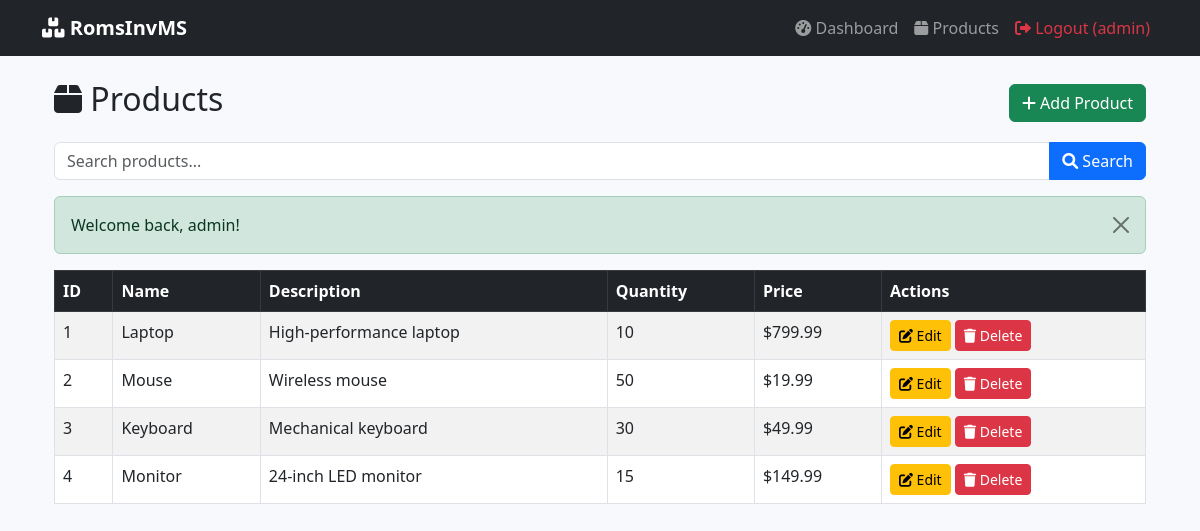
The page /products/index.php (signed in) on the database its author committed.
### tables this page shows
CREATE TABLE IF NOT EXISTS products (
    id INT AUTO_INCREMENT PRIMARY KEY,
    name VARCHAR(100) NOT NULL,
    description TEXT,
    quantity INT NOT NULL DEFAULT 0,
    price DECIMAL(10,2) NOT NULL DEFAULT 0.00,
    created_at TIMESTAMP DEFAULT CURRENT_TIMESTAMP,
    updated_at TIMESTAMP DEFAULT CURRENT_TIMESTAMP ON UPDATE CURRENT_TIMESTAMP
);

### products/index.php (the view, shortened to what this page needs)
<?php
require_once '../config/database.php';
require_once '../includes/auth.php';
$search = isset($_GET['search']) ? trim($_GET['search']) : '';
if ($search) {
    $stmt = $pdo->prepare("SELECT * FROM products WHERE name LIKE ? OR description LIKE ? ORDER BY created_at DESC");
    $stmt->execute(["%$search%", "%$search%"]);
} else {
    $stmt = $pdo->query("SELECT * FROM products ORDER BY created_at DESC");
}
$products = $stmt->fetchAll();
?>
<?php include '../includes/header.php'; ?>
<div class="container">
    <div class="d-flex justify-content-between align-items-center mb-3">
        <h2><i class="fas fa-box"></i> Products</h2>
        <a href="create.php" class="btn btn-success"><i class="fas fa-plus"></i> Add Product</a>
    </div>
    <form method="GET" class="mb-3">
        <div class="input-group">
            <input type="text" name="search" class="form-control" placeholder="Search products..." value="<?= htmlspecialchars($search) ?>">
            <button class="btn btn-primary" type="submit"><i class="fas fa-search"></i> Search</button>
        </div>
    </form>
    <?php if(count($products) > 0): ?>
        <div class="table-responsive">
            <table class="table table-bordered table-striped">
                <thead class="table-dark">
                    <tr>
                        <th>ID</th><th>Name</th><th>Description</th><th>Quantity</th><th>Price</th><th>Actions</th>
                    </tr>
                </thead>
                <tbody>
                    <?php foreach($products as $product): ?>
                    <tr>
                        <td><?= $product['id'] ?> </td>
                        <td><?= htmlspecialchars($product['name']) ?> </td>
                        <td><?= htmlspecialchars($product['description']) ?> </td>
                        <td class="<?= $product['quantity'] < 5 ? 'text-danger fw-bold' : '' ?>"><?= $product['quantity'] ?> </td>
                        <td>$<?= number_format($product['price'], 2) ?> </td>
                        <td>
                            <a href="edit.php?id=<?= $product['id'] ?>" class="btn btn-sm btn-warning"><i class="fas fa-edit"></i> Edit</a>
                            <a href="delete.php?id=<?= $product['id'] ?>" class="btn btn-sm btn-danger" onclick="return confirm('Are you sure?')"><i class="fas fa-trash"></i> Delete</a>
                         </td>
                    </tr>
                    <?php endforeach; ?>
                </tbody>
            </table>
        </div>
    <?php else: ?>
        <div class="alert alert-info">No products found. <a href="create.php">Add your first product</a></div>
    <?php endif; ?>
</div>
<?php include '../includes/footer.php'; ?>

### includes/header.php (style rules this page uses)
body { background-color: #f8f9fc; }

### rows shown on the page
products: id "1", name "Laptop", description "High-performance laptop", quantity "10", price "799.99"
products: id "2", name "Mouse", description "Wireless mouse", quantity "50", price "19.99"
products: id "3", name "Keyboard", description "Mechanical keyboard", quantity "30", price "49.99"
products: id "4", name "Monitor", description "24-inch LED monitor", quantity "15", price "149.99"

### other values the page prints
$_SESSION['username'] "admin"
$_SESSION['success'] "Welcome back, admin!"
